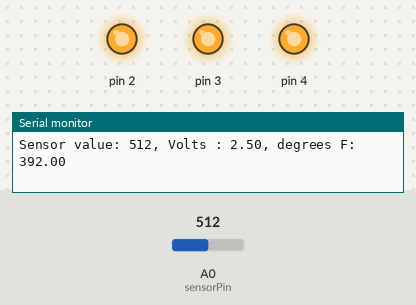
Bench run of a sketch on a simulated Arduino Uno, built with avr-gcc and run on an emulated ATmega328P. Shown: output pins drawn as LEDs (lit = HIGH), the last lines printed to the serial monitor. The test bench sets the inputs (shaded band); at power-on: A0 (sensorPin) = 512.

Above: at 1.2 s.
1.3 s: A0 (sensorPin) set to 144
4.3 s: A0 (sensorPin) set to 129
At 5.0 s:
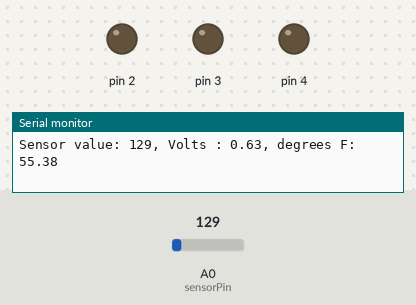
Timing chart, 0 to 7.3 s (numbered marks = the images above; inputs shaded):
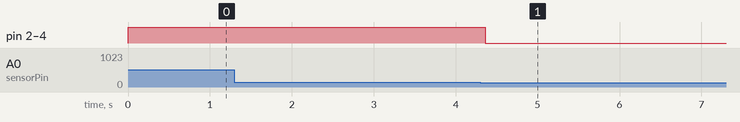

The sketch:

love-o-meter.ino
```cpp
const int sensorPin = A0;
const float baselineTemp = 68.0;

void setup() {
  Serial.begin(9600);
  for( int pin = 2; pin < 5; pin++ ) {
    pinMode(pin, OUTPUT);
    digitalWrite(pin, LOW);
  }
}

void loop() {
  int sensorVal = analogRead(sensorPin);
  float voltage = (sensorVal/1024.0) * 5.0;
  float temp = (((voltage -.5) * 100) * 1.8) + 32;
  Serial.print("Sensor value: ");
  Serial.print(sensorVal);
  Serial.print(", Volts : ");
  Serial.print(voltage);
  Serial.print(", degrees F: ");
  Serial.println(temp);

  if( temp < baselineTemp ) {
    changeLight(2, LOW);
    changeLight(3, LOW);
    changeLight(4, LOW);
  } else if( temp >= 71.6 && temp < 75.2 ) {
    changeLight(2, HIGH);
    changeLight(3, LOW);
    changeLight(4, LOW);
  } else if( temp >= 75.2 && temp < 78.8 ) {
    changeLight(4, LOW);
    changeLight(2, HIGH);
    changeLight(3, HIGH);
  } else if( temp >= 78.8 ) {
    changeLight(2, HIGH);
    changeLight(3, HIGH);
    changeLight(4, HIGH);
  }
  delay(1);
}

void changeLight(int lightToTurnOn, uint8_t state) {
  digitalWrite(lightToTurnOn, state);
}
```

Measured:
- the behaviour switches between 144 and 143 on A0 (sensorPin) (found by bisection; images 0 and 1)
- after the input at 4.3 s, pin 2–4: HIGH → LOW after 0.06 s
